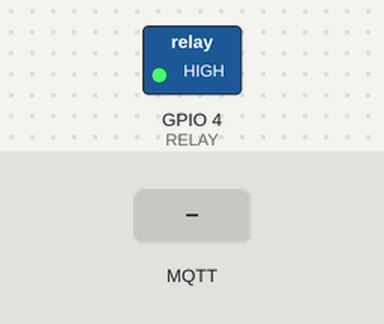
A program run on a simulated ESP8266 (NodeMCU). Parts: switched loads named in the program (green lamp = pin HIGH). The inputs (shaded band) are chosen by the test bench. WiFi joins after 1.5 s; servers stay silent unless stated; no MQTT or app messages arrive unless stated; what the program prints to the serial monitor is not drawn.

Above: at 2.7 s.
2.8 s: MQTT message "RUN" arrives on the second subscribed topic
At 4.3 s:
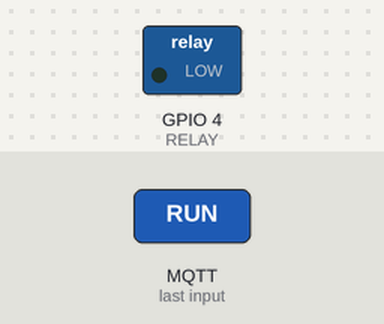
5.0 s: MQTT message "START" arrives on the first subscribed topic
7.0 s: MQTT message "RUN" arrives on the first subscribed topic
Timing chart, 0 to 10.0 s (numbered marks = the images above; inputs shaded):
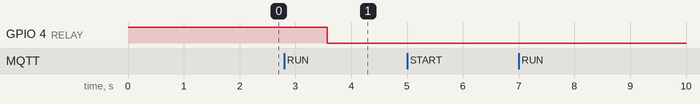

The program:

main.cpp
```cpp
#include <Arduino.h>
#include <PubSubClient.h>
#include <ESP8266WiFi.h>

#define RELAY 4

const char *ssid = "";
const char *password = "";

const char *mqtt_server = "";

// = RUNNING, STOPPING
const char *deviceTopic = "warmwasser/device";
// = STARTING
const char *clientTopic = "warmwasser/client";
const char *genTopic = "warmwasser";

const char *deviceId = "Device";

WiFiClient espClient;
PubSubClient client(espClient);

long lastMsg = 0;
bool currentlyRunning = false;
int runningTimeStamp = 0;
// 7 min
int timeSpan = 7 * 60 * 1000;

void setup_wifi()
{
  delay(10);
  // We start by connecting to a WiFi network
  Serial.println();
  Serial.print("Connecting to ");
  Serial.println(ssid);

  WiFi.begin(ssid, password);

  while (WiFi.status() != WL_CONNECTED)
  {
    delay(500);
    Serial.print(".");
  }

  Serial.println("");
  Serial.println("WiFi connected");
  Serial.println("IP address: ");
  Serial.println(WiFi.localIP());
}

void callback(char *topic, byte *message, unsigned int length)
{
  Serial.print("Message arrived on topic: ");
  Serial.print(topic);
  Serial.print(". Message: ");
  String messageTemp;

  for (unsigned int i = 0; i < length; i++)
  {
    Serial.print((char)message[i]);
    messageTemp += (char)message[i];
  }
  Serial.println();

  Serial.println(messageTemp);

  Serial.println(topic);

  if (String(topic) == clientTopic)
  {
    if (messageTemp == "START" && !currentlyRunning)
    {
      client.publish(deviceTopic, "RUN", true);
    }
  }
  else if (String(topic) == deviceTopic)
  {
    if (messageTemp == "RUN" && !currentlyRunning)
    {
      Serial.println("Relay activates");
      digitalWrite(RELAY, LOW);
      currentlyRunning = true;
      runningTimeStamp = millis();
    }
    if (messageTemp == "STOP" && currentlyRunning)
    {
      Serial.println("Relay shout down");
      digitalWrite(RELAY, HIGH);
      currentlyRunning = false;
    }
  }
}

void reconnect()
{
  // Loop until we're reconnected
  while (!client.connected())
  {
    Serial.print("Attempting MQTT connection...");
    // Attempt to connect
    if (client.connect(deviceId))
    {
      Serial.println("connected");

      // Subscribe
      client.subscribe(clientTopic);
      client.subscribe(deviceTopic);
    }
    else
    {
      Serial.print("failed, rc=");
      Serial.print(client.state());
      Serial.println(" try again in 5 seconds");
      // Wait 5 seconds before retrying
      delay(5000);
    }
  }
}

void setup()
{
  pinMode(RELAY, OUTPUT);
  Serial.begin(115200);

  digitalWrite(RELAY, HIGH);

  setup_wifi();
  client.setServer(mqtt_server, 1883);
  client.setCallback(callback);
}

void loop()
{

  if (!client.connected())
  {
    reconnect();
  }
  client.loop();

  long now = millis();
  if (currentlyRunning && now - runningTimeStamp > timeSpan)
  {
    Serial.println("Relay gets shout down");
    digitalWrite(RELAY, HIGH);
    currentlyRunning = false;
    client.publish(deviceTopic, "STOP", true);
  }
  delay(1000);
}
```

Measured:
- after the input at 2.8 s, GPIO 4 (RELAY): HIGH → LOW after 0.77 s
- after the input at 5.0 s, every drawn part: stays the same
- after the input at 7.0 s, every drawn part: stays the same
